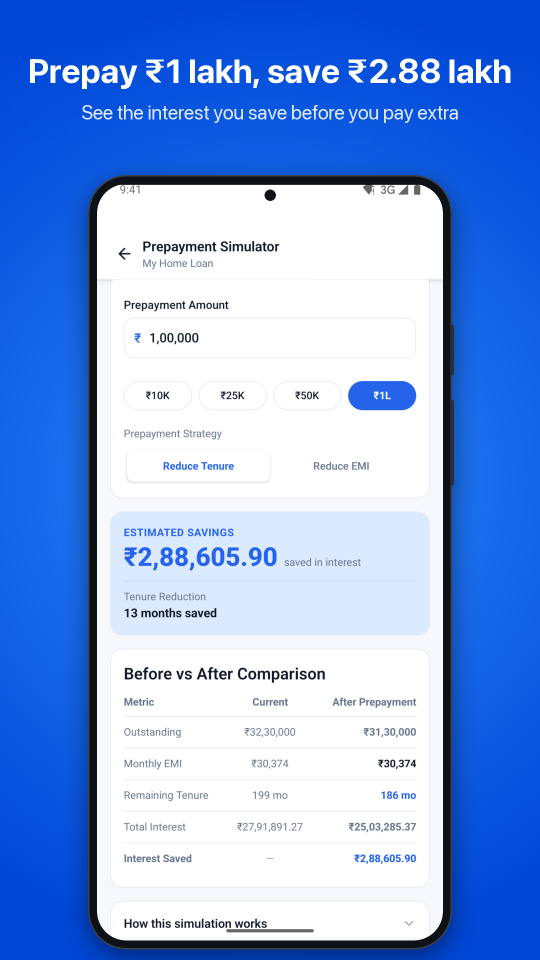
#> input picture store-assets/screenshots/01-prepay-savings.png, 1080 x 1920 px, found by its file name (shown at 1/2 size)
$ python make_store_assets.py ../store-assets/screenshots
#> lines starting #> are read from the running program, lines starting #| are printed output that depends on the picture; after the words box and inside, x2 and y2 are one past the last pixel; in counts of white or black regions, pixels touching at a corner belong together
"""Builds LoanPilot's lead Play screenshot and Google Ads image assets from the framed screenshots."""
import sys
from pathlib import Path
from PIL import Image, ImageDraw, ImageFont

ROOT = Path(sys.argv[1])  # store-assets/
SHOTS = ROOT / "screenshots"
ADS = ROOT / "google-ads"
ADS.mkdir(exist_ok=True)
FONT = "/System/Library/Fonts/SFNS.ttf"

# Device frame position inside each 1080x1920 framed screenshot
PHONE_BOX = (178, 352, 902, 1920)
PHONE_RADIUS = 96


def font(size, weight="Bold"):
    f = ImageFont.truetype(FONT, size)
    try:
        f.set_variation_by_name(weight)
    except Exception:
        pass
    return f


def fit_font(draw, text, max_width, size, weight="Bold", min_size=28):
    while size > min_size:
        f = font(size, weight)
        if draw.textlength(text, font=f) <= max_width:
            return f
        size -= 2
    return font(min_size, weight)


def repaint_band(im, top, bottom):
    """Replaces rows top..bottom with a per-column blend of the background just outside."""
    px = im.load()
    for x in range(im.width):
        a, b = px[x, top - 1], px[x, bottom + 1]
        for y in range(top, bottom + 1):
            t = (y - top + 1) / (bottom - top + 2)
            px[x, y] = tuple(round(a[i] + (b[i] - a[i]) * t) for i in range(3))


def hide_clipped_heading(im):
    """Covers the half-scrolled section title under the app header (prepay screenshot)."""
    px = im.load()
    for x in range(226, 855):
        fill = px[x, 574]
        for y in range(559, 572):
            px[x, y] = fill


def draw_centered(draw, text, y, f, width, fill):
    w = draw.textlength(text, font=f)
    draw.text(((width - w) / 2, y), text, font=f, fill=fill)


def phone_cutout(shot):
    phone = shot.crop(PHONE_BOX)
    mask = Image.new("L", phone.size, 0)
    ImageDraw.Draw(mask).rounded_rectangle(
        (0, 0, phone.width - 1, phone.height + PHONE_RADIUS), PHONE_RADIUS, fill=255
    )
    phone.putalpha(mask)
    return phone


def gradient(size):
    """Brand blue background matching the screenshots (#0047D6 to #1A66EB)."""
    w, h = size
    top, bottom = (0, 71, 214), (26, 102, 235)
    im = Image.new("RGB", size)
    d = ImageDraw.Draw(im)
    for y in range(h):
        t = y / max(h - 1, 1)
        d.line([(0, y), (w, y)], fill=tuple(round(top[i] + (bottom[i] - top[i]) * t) for i in range(3)))
    return im


def brand_row(canvas, x, y, icon_size=72):
    icon = Image.open(ROOT / "icon-512.png").convert("RGBA").resize((icon_size, icon_size), Image.LANCZOS)
    m = Image.new("L", icon.size, 0)
    ImageDraw.Draw(m).rounded_rectangle((0, 0, icon_size - 1, icon_size - 1), icon_size // 4, fill=255)
    canvas.paste(icon, (x, y), m)
    ImageDraw.Draw(canvas).text(
        (x + icon_size + 18, y + icon_size / 2), "LoanPilot", font=font(int(icon_size * 0.55)),
        fill="white", anchor="lm",
    )


def make_ad(shot, headline, sub, size, out):
    w, h = size
    canvas = gradient(size)
    d = ImageDraw.Draw(canvas)
    phone = phone_cutout(shot)
    note = font(22, "Regular")
    note_text = "Not a lender. Loan tracking & planning tool."

    if w > h:  # 1200x628 landscape: text left, phone right
        brand_row(canvas, 64, 64, 64)
        text_w = 600
        lines = headline.split("\n") if "\n" in headline else [headline]
        y = 200
        for line in lines:
            d.text((64, y), line, font=fit_font(d, line, text_w, 64), fill="white")
            y += 78
        d.text((64, y + 16), sub, font=fit_font(d, sub, text_w, 32, "Regular"), fill=(220, 232, 255))
        d.text((64, h - 56), note_text, font=note, fill=(190, 210, 250))
        scale = 420 / phone.width
        p = phone.resize((420, round(phone.height * scale)), Image.LANCZOS)
        canvas.paste(p, (w - 420 - 90, 56), p)
    else:  # square / portrait: brand + text on top, phone below
        brand_row(canvas, 64, 56, 64)
        text_w = w - 128
        y = 170
        for line in headline.split("\n"):
            f = fit_font(d, line, text_w, 76)
            draw_centered(d, line, y, f, w, "white")
            y += 90
        sf = fit_font(d, sub, text_w, 36, "Regular")
        draw_centered(d, sub, y + 10, sf, w, (220, 232, 255))
        phone_w = 600 if h == w else 700
        scale = phone_w / phone.width
        p = phone.resize((phone_w, round(phone.height * scale)), Image.LANCZOS)
        canvas.paste(p, ((w - phone_w) // 2, y + 90), p)
        # keep the disclaimer readable over the phone
        band_h = 60
        band = Image.new("RGBA", (w, band_h), (0, 56, 170, 255))
        canvas.paste(band, (0, h - band_h), band)
        draw_centered(d, note_text, h - band_h + 18, note, w, (220, 232, 255))

    canvas.save(out, optimize=True)


def main():
    # 1. Lead screenshot: prepayment savings with the result in the headline
    shot = Image.open(SHOTS / "01-prepay-savings.png").convert("RGB")
#> shot is the input picture: PIL image 1080x1920 RGB; mean R, G, B 129.6, 165, 227.9
    hide_clipped_heading(shot)
    prepay_clean = shot.copy()
    repaint_band(shot, 70, 290)
#> the loop in repaint_band, `for x in range(im.width):` made 1080 passes
#> b on passes 1 to 3: (5, 78, 218), (5, 78, 218), (5, 78, 218)
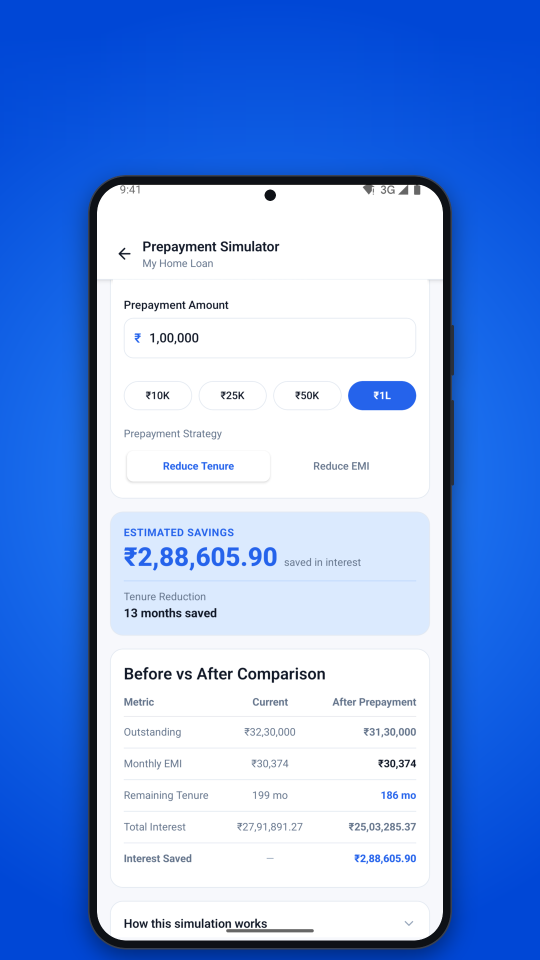
#> shot: PIL image 1080x1920 RGB (shown at 1/2 size); mean R, G, B 126.6, 162.9, 227.5
    d = ImageDraw.Draw(shot)
    head = "Prepay ₹1 lakh, save ₹2.88 lakh"
    draw_centered(d, head, 100, fit_font(d, head, 980, 76), 1080, "white")
    sub = "See the interest you save before you pay extra"
    draw_centered(d, sub, 200, fit_font(d, sub, 980, 40, "Regular"), 1080, (225, 235, 255))
    shot.save(SHOTS / "01-prepay-savings.png", optimize=True)
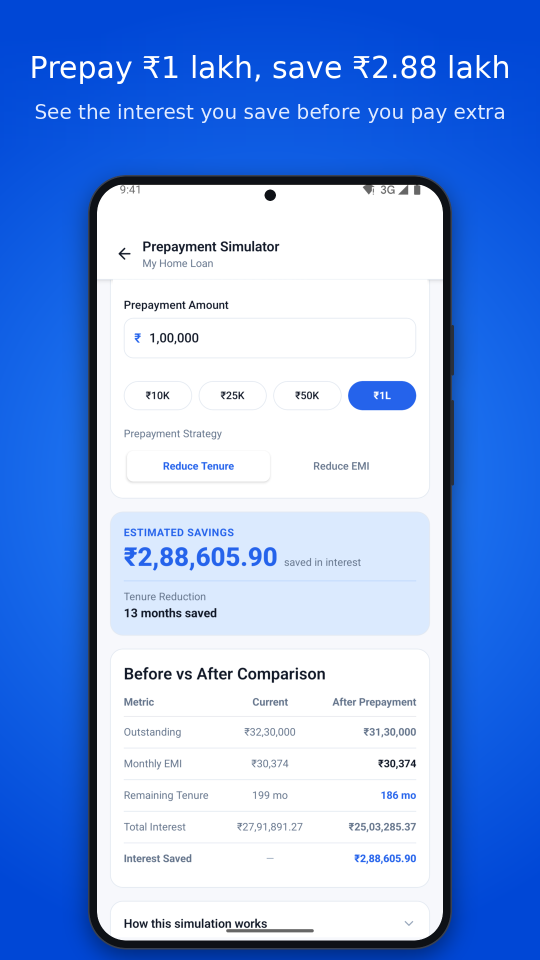
#> saved as 01-prepay-savings.png: PIL image 1080x1920 RGB (shown at 1/2 size); mean R, G, B 128.8, 164.4, 227.8

    # 2. Google Ads images: 3 themes x 3 sizes
    themes = [
        ("prepay", prepay_clean, "Prepay ₹1 lakh,\nsave ₹2.88 lakh", "See the interest you save before you pay extra"),
        ("track", Image.open(SHOTS / "02-track-loans.png").convert("RGB"), "Track every\nloan & EMI", "Balance, interest and debt-free date in one place"),
        ("calculators", Image.open(SHOTS / "05-calculators.png").convert("RGB"), "EMI calculator\n& loan tracker", "EMI, SIP, FD, GST and more. Free."),
    ]
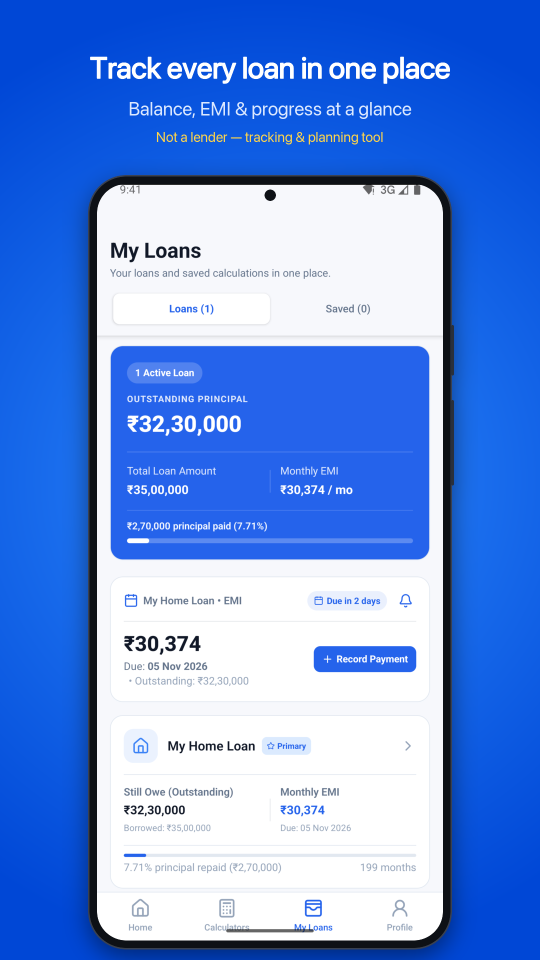
#> input picture store-assets/screenshots/02-track-loans.png, 1080 x 1920 px, found by its file name (shown at 1/2 size)
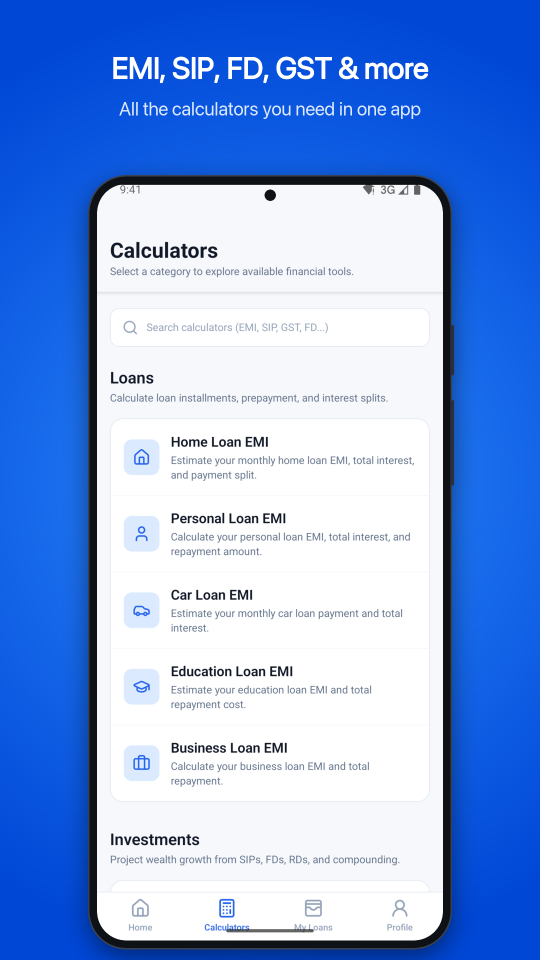
#> input picture store-assets/screenshots/05-calculators.png, 1080 x 1920 px, found by its file name (shown at 1/2 size)
    sizes = [(1200, 628), (1200, 1200), (1200, 1500)]
    for name, src, headline, sub in themes:
        for size in sizes:
            hl = headline
            make_ad(src, hl, sub, size, ADS / f"{name}-{size[0]}x{size[1]}.png")
#> in gradient, `im = Image.new("RGB", size)`: im: PIL image 1200x628 RGB; every value is 0
#> in make_ad, `canvas = gradient(size)`:
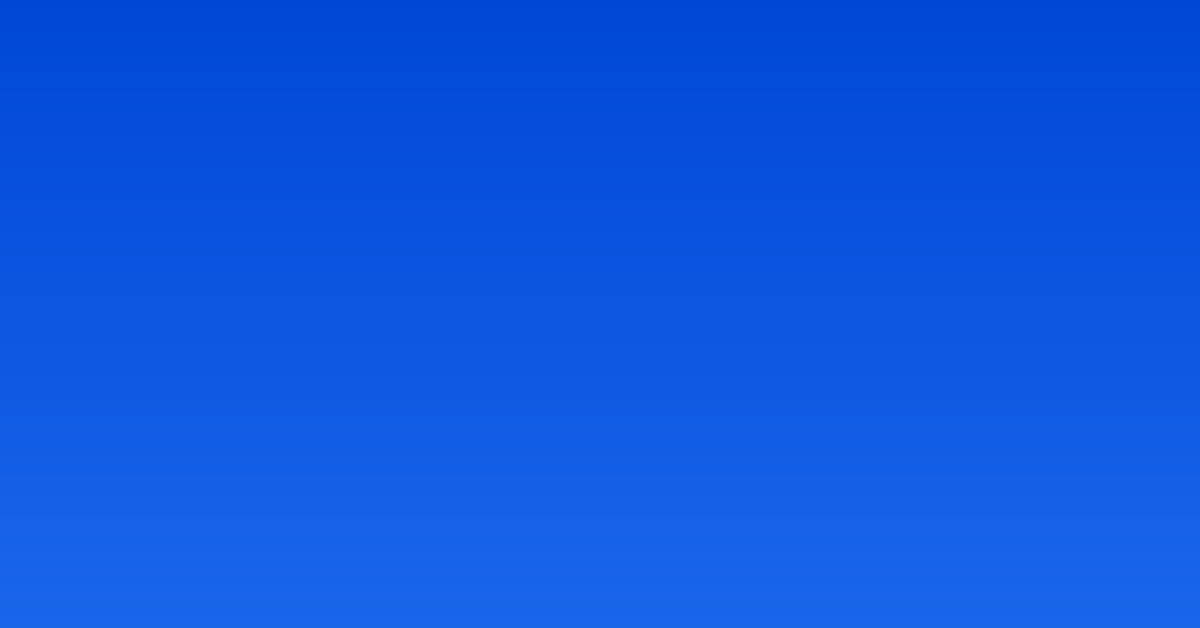
#> canvas: PIL image 1200x628 RGB; mean R, G, B 13, 86.5, 224.5
#> in phone_cutout, `phone = shot.crop(PHONE_BOX)`:
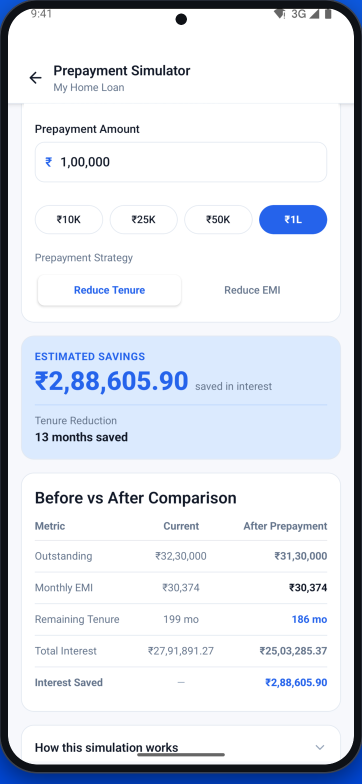
#> phone: PIL image 724x1568 RGB (shown at 1/2 size); mean R, G, B 221.7, 226.1, 233.9
#> in phone_cutout, `mask = Image.new("L", phone.size, 0)`: mask: PIL image 724x1568 L; every value is 0
#> in phone_cutout, `ImageDraw.Draw(mask).rounded_rectangle( (0, 0, phone.width - 1, phone...`:
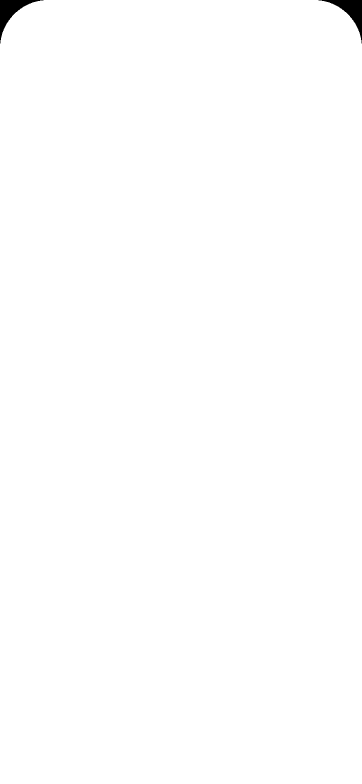
#> mask: PIL image 724x1568 L (shown at 1/2 size); 99.6% white; 2 black regions, box (x1, y1, x2, y2) and area: (0, 0, 87, 87) 2004, (637, 0, 724, 87) 2004
    print("done")


if __name__ == "__main__":
#> (the run stopped early here; a loop or call above may not have finished)
